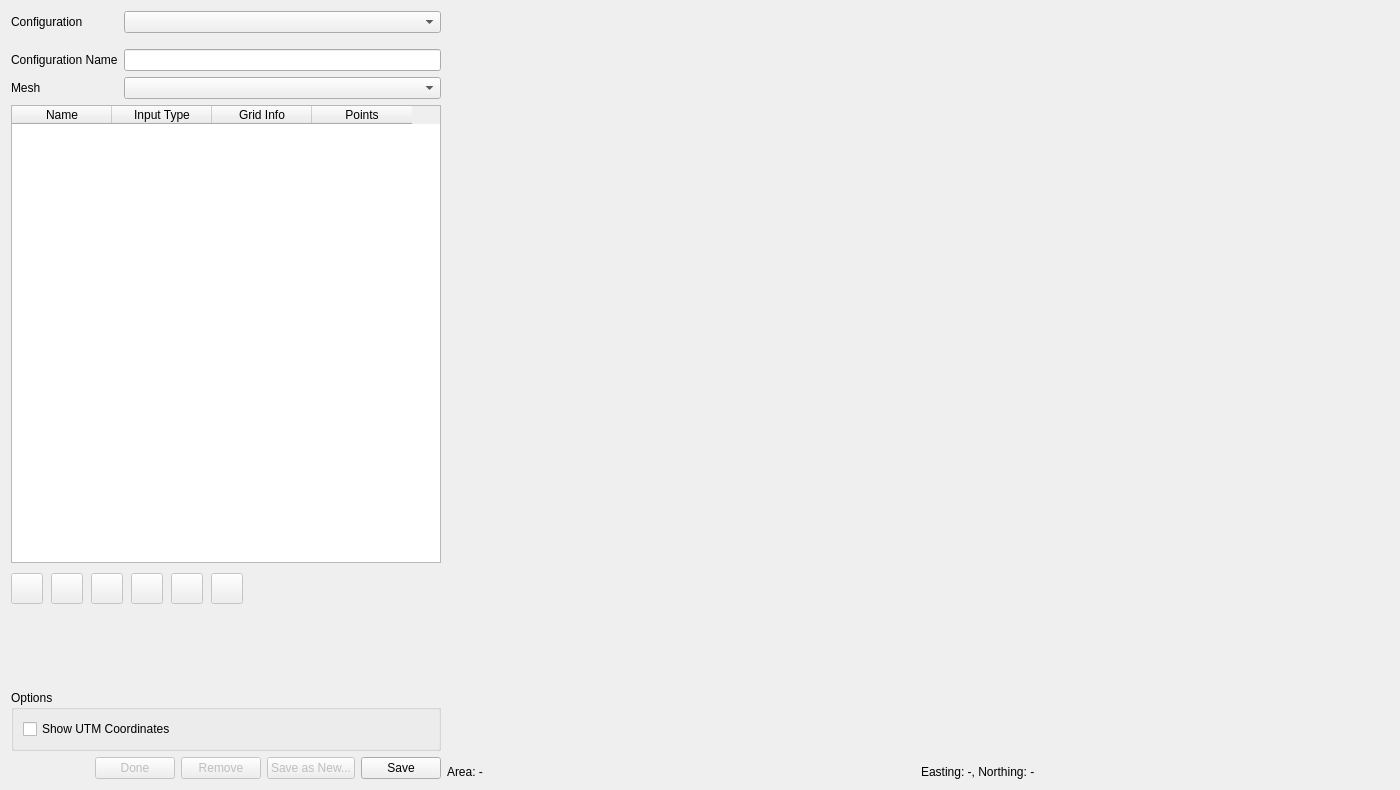
<?xml version="1.0" encoding="UTF-8"?>
<ui version="4.0">
 <class>GridDataDialog</class>
 <widget class="QWidget" name="GridDataDialog">
  <property name="geometry">
   <rect>
    <x>0</x>
    <y>0</y>
    <width>1400</width>
    <height>790</height>
   </rect>
  </property>
  <property name="minimumSize">
   <size>
    <width>1400</width>
    <height>790</height>
   </size>
  </property>
  <property name="windowTitle">
   <string>Grid Data</string>
  </property>
  <layout class="QGridLayout" name="gridLayout">
   <item row="0" column="0">
    <widget class="QWidget" name="leftWidget" native="true">
     <property name="sizePolicy">
      <sizepolicy hsizetype="Fixed" vsizetype="Preferred">
       <horstretch>0</horstretch>
       <verstretch>0</verstretch>
      </sizepolicy>
     </property>
     <property name="minimumSize">
      <size>
       <width>430</width>
       <height>0</height>
      </size>
     </property>
     <layout class="QVBoxLayout" name="verticalLayout">
      <property name="leftMargin">
       <number>0</number>
      </property>
      <property name="topMargin">
       <number>0</number>
      </property>
      <property name="rightMargin">
       <number>0</number>
      </property>
      <property name="bottomMargin">
       <number>0</number>
      </property>
      <item>
       <layout class="QGridLayout" name="gridLayout_2" columnstretch="0,0">
        <item row="3" column="1">
         <widget class="QComboBox" name="cbxMesh"/>
        </item>
        <item row="0" column="0">
         <widget class="QLabel" name="label">
          <property name="text">
           <string>Configuration</string>
          </property>
         </widget>
        </item>
        <item row="3" column="0">
         <widget class="QLabel" name="label_2">
          <property name="text">
           <string>Mesh</string>
          </property>
         </widget>
        </item>
        <item row="0" column="1">
         <widget class="QComboBox" name="cbxConfiguration"/>
        </item>
        <item row="2" column="1">
         <widget class="QLineEdit" name="edtConfigurationName"/>
        </item>
        <item row="2" column="0">
         <widget class="QLabel" name="label_7">
          <property name="text">
           <string>Configuration Name</string>
          </property>
         </widget>
        </item>
        <item row="1" column="0">
         <spacer name="verticalSpacer_3">
          <property name="orientation">
           <enum>Qt::Vertical</enum>
          </property>
          <property name="sizeType">
           <enum>QSizePolicy::Fixed</enum>
          </property>
          <property name="sizeHint" stdset="0">
           <size>
            <width>20</width>
            <height>10</height>
           </size>
          </property>
         </spacer>
        </item>
       </layout>
      </item>
      <item>
       <layout class="QVBoxLayout" name="verticalLayout_5">
        <property name="spacing">
         <number>0</number>
        </property>
        <item>
         <widget class="QTableWidget" name="tblGridInformation">
          <property name="editTriggers">
           <set>QAbstractItemView::NoEditTriggers</set>
          </property>
          <property name="alternatingRowColors">
           <bool>true</bool>
          </property>
          <property name="selectionMode">
           <enum>QAbstractItemView::SingleSelection</enum>
          </property>
          <property name="selectionBehavior">
           <enum>QAbstractItemView::SelectRows</enum>
          </property>
          <property name="cornerButtonEnabled">
           <bool>true</bool>
          </property>
          <attribute name="horizontalHeaderVisible">
           <bool>true</bool>
          </attribute>
          <attribute name="verticalHeaderVisible">
           <bool>false</bool>
          </attribute>
          <column>
           <property name="text">
            <string>Name</string>
           </property>
          </column>
          <column>
           <property name="text">
            <string>Input Type</string>
           </property>
          </column>
          <column>
           <property name="text">
            <string>Grid Info</string>
           </property>
          </column>
          <column>
           <property name="text">
            <string>Points</string>
           </property>
          </column>
         </widget>
        </item>
        <item>
         <layout class="QHBoxLayout" name="horizontalLayout_2">
          <property name="spacing">
           <number>8</number>
          </property>
          <property name="topMargin">
           <number>10</number>
          </property>
          <item>
           <widget class="QToolButton" name="btnAddGridInfomation">
            <property name="enabled">
             <bool>false</bool>
            </property>
            <property name="toolTip">
             <string>Add grid data</string>
            </property>
            <property name="text">
             <string/>
            </property>
            <property name="icon">
             <iconset resource="../../icons.qrc">
              <normaloff>:/icons/list-add.png</normaloff>:/icons/list-add.png</iconset>
            </property>
            <property name="iconSize">
             <size>
              <width>24</width>
              <height>24</height>
             </size>
            </property>
           </widget>
          </item>
          <item>
           <widget class="QToolButton" name="btnEditGridInformation">
            <property name="enabled">
             <bool>false</bool>
            </property>
            <property name="toolTip">
             <string>Edit grid data</string>
            </property>
            <property name="text">
             <string/>
            </property>
            <property name="icon">
             <iconset resource="../../icons.qrc">
              <normaloff>:/icons/document-properties.png</normaloff>:/icons/document-properties.png</iconset>
            </property>
            <property name="iconSize">
             <size>
              <width>24</width>
              <height>24</height>
             </size>
            </property>
           </widget>
          </item>
          <item>
           <widget class="QToolButton" name="btnRemoveGridInformation">
            <property name="enabled">
             <bool>false</bool>
            </property>
            <property name="toolTip">
             <string>Remove grid data</string>
            </property>
            <property name="text">
             <string/>
            </property>
            <property name="icon">
             <iconset resource="../../icons.qrc">
              <normaloff>:/icons/list-delete.png</normaloff>:/icons/list-delete.png</iconset>
            </property>
            <property name="iconSize">
             <size>
              <width>24</width>
              <height>24</height>
             </size>
            </property>
           </widget>
          </item>
          <item>
           <widget class="QToolButton" name="btnShowGridDataPoints">
            <property name="enabled">
             <bool>false</bool>
            </property>
            <property name="toolTip">
             <string>Show/Hide input points</string>
            </property>
            <property name="text">
             <string/>
            </property>
            <property name="icon">
             <iconset resource="../../icons.qrc">
              <normaloff>:/icons/show-hide-points.png</normaloff>:/icons/show-hide-points.png</iconset>
            </property>
            <property name="iconSize">
             <size>
              <width>24</width>
              <height>24</height>
             </size>
            </property>
            <property name="checkable">
             <bool>true</bool>
            </property>
           </widget>
          </item>
          <item>
           <widget class="QToolButton" name="btnShowInterpolationResult">
            <property name="enabled">
             <bool>false</bool>
            </property>
            <property name="text">
             <string/>
            </property>
            <property name="icon">
             <iconset resource="../../icons.qrc">
              <normaloff>:/icons/interpolation-result.png</normaloff>:/icons/interpolation-result.png</iconset>
            </property>
            <property name="iconSize">
             <size>
              <width>24</width>
              <height>24</height>
             </size>
            </property>
            <property name="checkable">
             <bool>true</bool>
            </property>
           </widget>
          </item>
          <item>
           <widget class="QToolButton" name="btnShowMesh">
            <property name="enabled">
             <bool>false</bool>
            </property>
            <property name="toolTip">
             <string>Show Mesh</string>
            </property>
            <property name="text">
             <string/>
            </property>
            <property name="icon">
             <iconset resource="../../icons.qrc">
              <normaloff>:/icons/unstructured-mesh.png</normaloff>:/icons/unstructured-mesh.png</iconset>
            </property>
            <property name="iconSize">
             <size>
              <width>24</width>
              <height>24</height>
             </size>
            </property>
            <property name="checkable">
             <bool>true</bool>
            </property>
           </widget>
          </item>
          <item>
           <spacer name="horizontalSpacer">
            <property name="orientation">
             <enum>Qt::Horizontal</enum>
            </property>
            <property name="sizeHint" stdset="0">
             <size>
              <width>40</width>
              <height>20</height>
             </size>
            </property>
           </spacer>
          </item>
         </layout>
        </item>
       </layout>
      </item>
      <item>
       <spacer name="verticalSpacer">
        <property name="orientation">
         <enum>Qt::Vertical</enum>
        </property>
        <property name="sizeType">
         <enum>QSizePolicy::Fixed</enum>
        </property>
        <property name="sizeHint" stdset="0">
         <size>
          <width>20</width>
          <height>80</height>
         </size>
        </property>
       </spacer>
      </item>
      <item>
       <widget class="QGroupBox" name="groupBox">
        <property name="title">
         <string>Options</string>
        </property>
        <layout class="QVBoxLayout" name="verticalLayout_3">
         <item>
          <widget class="QCheckBox" name="chkShowUtmCoordinates">
           <property name="text">
            <string>Show UTM Coordinates</string>
           </property>
          </widget>
         </item>
        </layout>
       </widget>
      </item>
      <item>
       <layout class="QHBoxLayout" name="horizontalLayout_14">
        <item>
         <spacer name="horizontalSpacer_7">
          <property name="orientation">
           <enum>Qt::Horizontal</enum>
          </property>
          <property name="sizeHint" stdset="0">
           <size>
            <width>40</width>
            <height>20</height>
           </size>
          </property>
         </spacer>
        </item>
        <item>
         <widget class="QPushButton" name="btnDoneConfiguration">
          <property name="enabled">
           <bool>false</bool>
          </property>
          <property name="text">
           <string>Done</string>
          </property>
         </widget>
        </item>
        <item>
         <widget class="QPushButton" name="btnRemoveConfiguration">
          <property name="enabled">
           <bool>false</bool>
          </property>
          <property name="text">
           <string>Remove</string>
          </property>
         </widget>
        </item>
        <item>
         <widget class="QPushButton" name="btnSaveAsNewConfiguration">
          <property name="enabled">
           <bool>false</bool>
          </property>
          <property name="text">
           <string>Save as New...</string>
          </property>
         </widget>
        </item>
        <item>
         <widget class="QPushButton" name="btnSaveConfiguration">
          <property name="text">
           <string>Save</string>
          </property>
         </widget>
        </item>
       </layout>
      </item>
     </layout>
    </widget>
   </item>
   <item row="0" column="1">
    <layout class="QVBoxLayout" name="verticalLayout_4">
     <item>
      <widget class="GridDataVTKWidget" name="gridDataVTKWidget" native="true">
       <property name="sizePolicy">
        <sizepolicy hsizetype="Expanding" vsizetype="Expanding">
         <horstretch>0</horstretch>
         <verstretch>0</verstretch>
        </sizepolicy>
       </property>
      </widget>
     </item>
     <item>
      <layout class="QHBoxLayout" name="horizontalLayout">
       <item>
        <widget class="QLabel" name="lblDomainArea">
         <property name="text">
          <string>Area: -</string>
         </property>
        </widget>
       </item>
       <item>
        <widget class="QLabel" name="lblUTMCoordinate">
         <property name="text">
          <string>Easting: -, Northing: -</string>
         </property>
        </widget>
       </item>
      </layout>
     </item>
    </layout>
   </item>
  </layout>
 </widget>
 <customwidgets>
  <customwidget>
   <class>GridDataVTKWidget</class>
   <extends>QWidget</extends>
   <header>include/ui/grid_data_vtk_widget.h</header>
  </customwidget>
 </customwidgets>
 <tabstops>
  <tabstop>cbxConfiguration</tabstop>
  <tabstop>edtConfigurationName</tabstop>
  <tabstop>cbxMesh</tabstop>
  <tabstop>btnRemoveGridInformation</tabstop>
  <tabstop>btnDoneConfiguration</tabstop>
  <tabstop>btnRemoveConfiguration</tabstop>
  <tabstop>btnSaveAsNewConfiguration</tabstop>
  <tabstop>btnSaveConfiguration</tabstop>
 </tabstops>
 <resources>
  <include location="../../icons.qrc"/>
 </resources>
 <connections/>
</ui>
